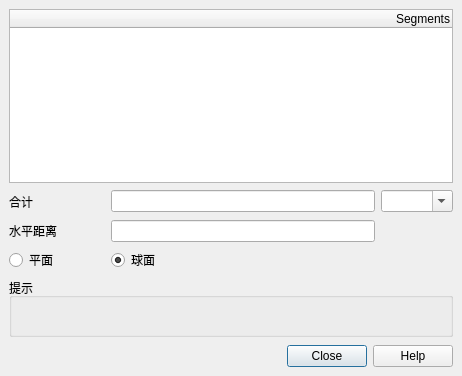
<?xml version="1.0" encoding="UTF-8"?>
<ui version="4.0">
 <class>QgsMeasureBase</class>
 <widget class="QDialog" name="QgsMeasureBase">
  <property name="geometry">
   <rect>
    <x>0</x>
    <y>0</y>
    <width>462</width>
    <height>376</height>
   </rect>
  </property>
  <property name="baseSize">
   <size>
    <width>150</width>
    <height>200</height>
   </size>
  </property>
  <property name="windowTitle">
   <string>测量</string>
  </property>
  <property name="windowIcon">
   <iconset>
    <normaloff>.</normaloff>.</iconset>
  </property>
  <layout class="QGridLayout" name="mGrid">
   <property name="leftMargin">
    <number>9</number>
   </property>
   <property name="topMargin">
    <number>9</number>
   </property>
   <property name="rightMargin">
    <number>9</number>
   </property>
   <property name="bottomMargin">
    <number>9</number>
   </property>
   <property name="spacing">
    <number>6</number>
   </property>
   <item row="2" column="0" colspan="4">
    <widget class="QTreeWidget" name="mTable">
     <property name="editTriggers">
      <set>QAbstractItemView::NoEditTriggers</set>
     </property>
     <property name="rootIsDecorated">
      <bool>false</bool>
     </property>
     <property name="columnCount">
      <number>1</number>
     </property>
     <column>
      <property name="text">
       <string>Segments</string>
      </property>
      <property name="textAlignment">
       <set>AlignTrailing|AlignVCenter</set>
      </property>
     </column>
    </widget>
   </item>
   <item row="4" column="0">
    <widget class="QLabel" name="totalDistanceLabel">
     <property name="text">
      <string>合计</string>
     </property>
     <property name="buddy">
      <cstring>eTotal</cstring>
     </property>
    </widget>
   </item>
   <item row="4" column="1">
    <spacer>
     <property name="orientation">
      <enum>Qt::Horizontal</enum>
     </property>
     <property name="sizeType">
      <enum>QSizePolicy::Fixed</enum>
     </property>
     <property name="sizeHint" stdset="0">
      <size>
       <width>41</width>
       <height>25</height>
      </size>
     </property>
    </spacer>
   </item>
   <item row="6" column="0">
    <widget class="QLabel" name="totalHorizontalDistanceLabel">
     <property name="text">
      <string>水平距离</string>
     </property>
    </widget>
   </item>
   <item row="6" column="2">
    <widget class="QLineEdit" name="editHorizontalTotal">
     <property name="font">
      <font>
       <weight>75</weight>
       <bold>true</bold>
      </font>
     </property>
     <property name="alignment">
      <set>Qt::AlignRight|Qt::AlignTrailing|Qt::AlignVCenter</set>
     </property>
     <property name="readOnly">
      <bool>true</bool>
     </property>
    </widget>
   </item>
   <item row="7" column="2">
    <widget class="QRadioButton" name="mEllipsoidal">
     <property name="text">
      <string>球面</string>
     </property>
     <property name="checked">
      <bool>true</bool>
     </property>
    </widget>
   </item>
   <item row="7" column="0">
    <widget class="QRadioButton" name="mCartesian">
     <property name="text">
      <string>平面</string>
     </property>
     <property name="checked">
      <bool>false</bool>
     </property>
    </widget>
   </item>
   <item row="9" column="0" colspan="4">
    <widget class="QgsCollapsibleGroupBox" name="groupBox">
     <property name="title">
      <string>提示</string>
     </property>
     <layout class="QVBoxLayout" name="verticalLayout">
      <item>
       <widget class="QLabel" name="mNotesLabel">
        <property name="text">
         <string/>
        </property>
        <property name="wordWrap">
         <bool>true</bool>
        </property>
       </widget>
      </item>
     </layout>
    </widget>
   </item>
   <item row="4" column="3">
    <widget class="QComboBox" name="mUnitsCombo">
     <property name="editable">
      <bool>true</bool>
     </property>
    </widget>
   </item>
   <item row="11" column="0" colspan="4">
    <widget class="QDialogButtonBox" name="buttonBox">
     <property name="standardButtons">
      <set>QDialogButtonBox::Close|QDialogButtonBox::Help</set>
     </property>
    </widget>
   </item>
   <item row="4" column="2">
    <widget class="QLineEdit" name="eTotal">
     <property name="font">
      <font>
       <weight>75</weight>
       <bold>true</bold>
      </font>
     </property>
     <property name="alignment">
      <set>Qt::AlignRight</set>
     </property>
     <property name="readOnly">
      <bool>true</bool>
     </property>
    </widget>
   </item>
   <item row="10" column="0" colspan="4">
    <spacer name="mSpacer">
     <property name="orientation">
      <enum>Qt::Vertical</enum>
     </property>
     <property name="sizeHint" stdset="0">
      <size>
       <width>40</width>
       <height>20</height>
      </size>
     </property>
    </spacer>
   </item>
  </layout>
 </widget>
 <layoutdefault spacing="6" margin="11"/>
 <customwidgets>
  <customwidget>
   <class>QgsCollapsibleGroupBox</class>
   <extends>QGroupBox</extends>
   <header>qgscollapsiblegroupbox.h</header>
   <container>1</container>
  </customwidget>
 </customwidgets>
 <tabstops>
  <tabstop>mTable</tabstop>
  <tabstop>eTotal</tabstop>
 </tabstops>
 <resources/>
 <connections/>
</ui>
